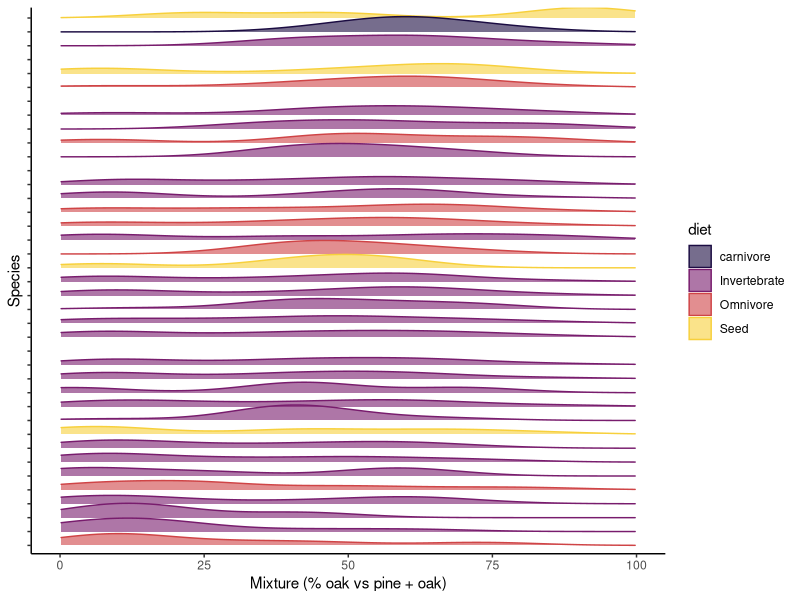
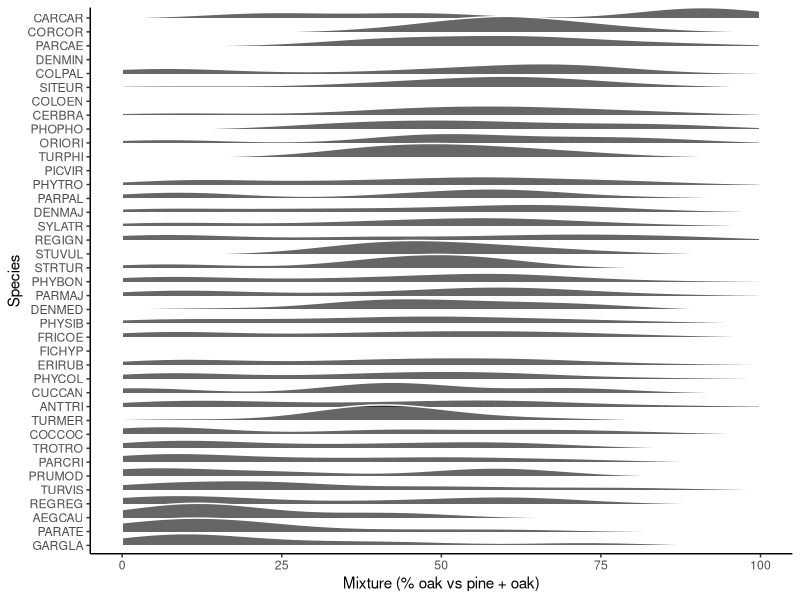
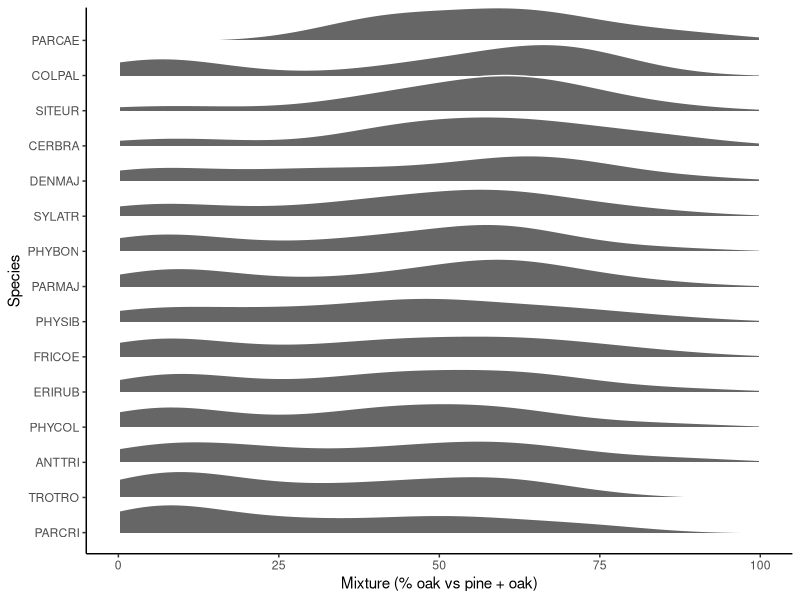
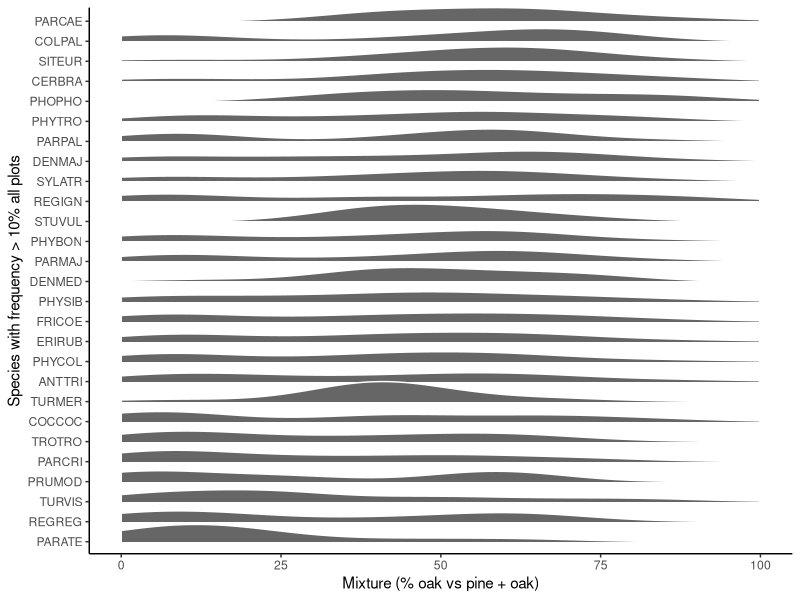
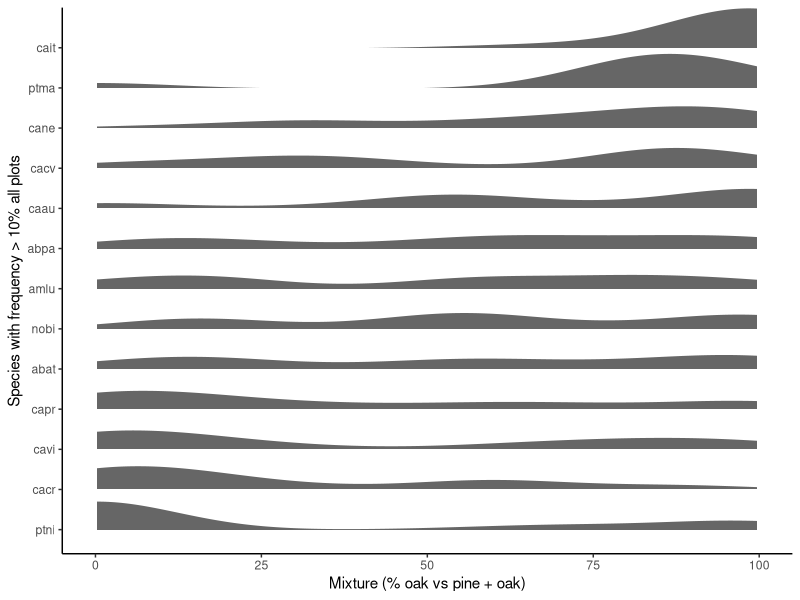
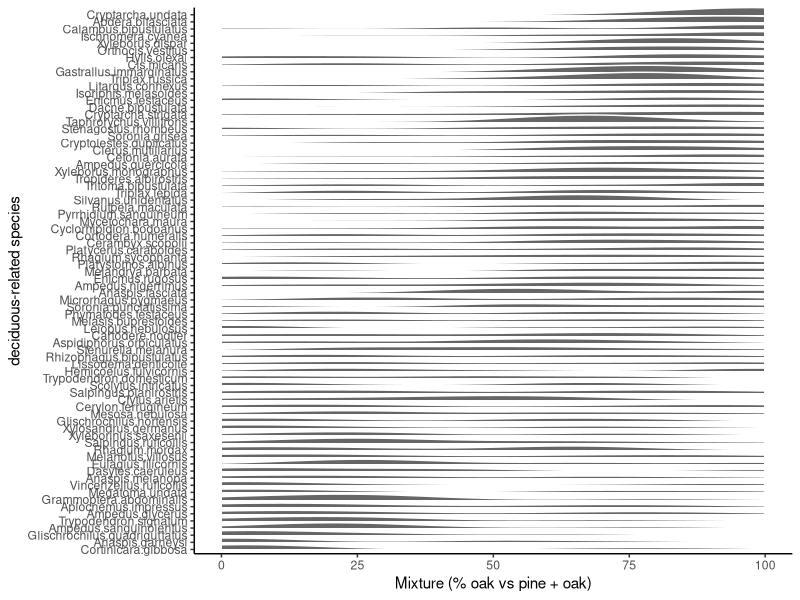
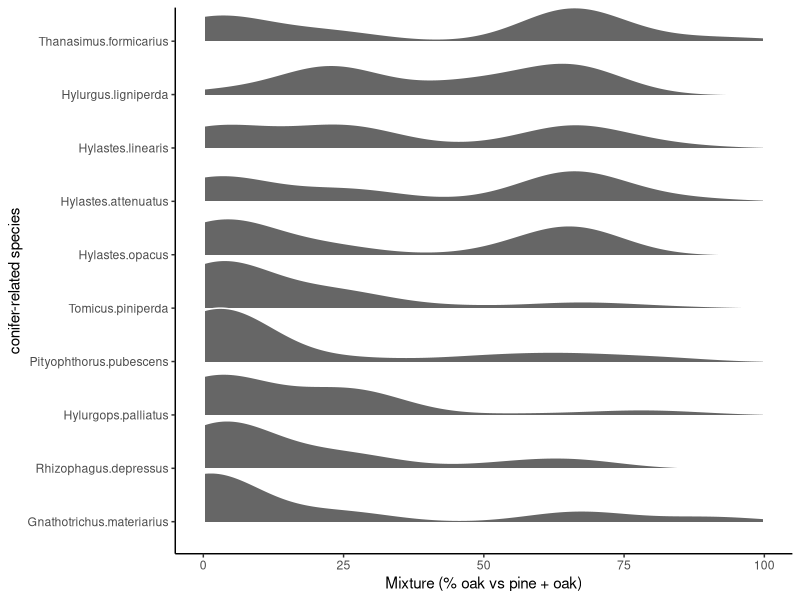
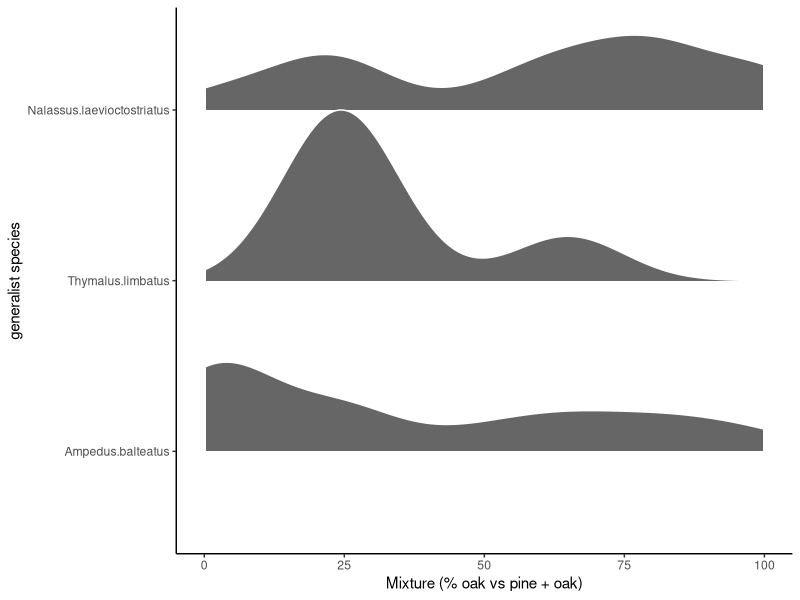

The R script that drew these images, in order:
#------------------------------------------------------------------------#
## Compute density curves for species counts along the mixture gradient ##
# author : J-Y Barnagaud (jean-yves.barnagaud@ephe.psl.eu)
# This script computes probability density curves on species' counts per 
# sites along the mixture gradient
#------------------------------------------------------------------------#

library(tidyverse)
library(ggplot2)
library(ggridges)
library(viridis)

## birds -----------------------------------------------------------------------

# get data

ois <- read.csv2("data/Rel_Env_Sp_Bird_2026.csv")
ois.traits <- read.csv2("data/Sp_Traits_Bird_2026.csv")

# reframe to long

ois1 <- ois[,-c(2:7,47,48)]
rownames(ois1) <- ois$point
ois1.long=pivot_longer(ois1,cols=2:ncol(ois1),names_to="species",values_to="count")
mixture <- ois[,c("point","MEL_point")]

# subset trait matrix

ois.tr <- ois.traits[,c("Espece","Taxonomy.English.Name..BirdLife...IOC...Clements.AviList.","Primary.Diet")]
colnames(ois.tr) <- c("species","name","diet")

# merge with covariates

ois2 <- merge(ois1.long,mixture,by="point")
ois3 <- uncount(ois2,weights=count)
ois4 <- merge(ois3,ois.tr,by = "species", all.x = T, all.y = F)

# do the ridge plot with color scale ~ diet

ridg1 <- ois4 %>%
  mutate(species = fct_reorder(species, MEL_point)) %>%
  ggplot(aes(x = MEL_point, y = species,fill=diet, colour=diet)) + 
  geom_density_ridges(scale=1, alpha=0.6)+
  scale_colour_manual(values=c(inferno(10)[2],inferno(10)[4],inferno(10)[6],inferno(10)[9]), labels = c("carnivore","Invertebrate","Omnivore","Seed"))+
  scale_fill_manual(values=c(inferno(10)[2],inferno(10)[4],inferno(10)[6],inferno(10)[9]), labels = c("carnivore","Invertebrate","Omnivore","Seed"))+
  theme_classic()+
  xlim(0,100)+
  labs(x="Mixture (% oak vs pine + oak)",y="Species")+
  scale_y_discrete(labels = NULL)

ridg1

# same ridge plot with no color scale (might be more readable)

ridg2 <- ois4 %>%
  mutate(species = fct_reorder(species, MEL_point)) %>%
  ggplot(aes(x = MEL_point, y = species)) + 
  geom_density_ridges(scale=1, alpha=0.6,fill="black", colour="white")+
  theme_classic()+
  xlim(0,100)+
  labs(x="Mixture (% oak vs pine + oak)",y="Species")

ridg2

ggsave("outputs/birds-ridge-plot-all-species.png", width = 7, height = 15)

# same ridge plot, restrict to the 15 most common species

ois.b <- ois[,-c(1:7,47,48)]
freq.tot <- apply(ois.b,2,sum)
freq.tot.s <- rev(sort(freq.tot))
sp.com10 <- names(freq.tot.s[1:15])
ois4.com10 <- subset(ois4,species %in% sp.com10)

ridg3 <- ois4.com10 %>%
  mutate(species = fct_reorder(species, MEL_point)) %>%
  ggplot(aes(x = MEL_point, y = species)) + 
  geom_density_ridges(scale=1, alpha=0.6,fill="black", colour="white")+
  theme_classic()+
  xlim(0,100)+
  labs(x="Mixture (% oak vs pine + oak)",y="Species")

ridg3

ggsave("outputs/birds-ridge-plot-15-most-common-species.png", width = 7, height = 15)

# same ridge plot, restrict to species with >= 10% regional occurrence

freq <- apply(ois.b,2,function(x){sum(x>0)})
freq.rel <- freq/nrow(ois.b)
sp.frq10 <- names(which(freq.rel>=0.1))

ois4.frq10 <- subset(ois4,species %in% sp.frq10)

ridg4 <- ois4.frq10 %>%
  mutate(species = fct_reorder(species, MEL_point)) %>%
  ggplot(aes(x = MEL_point, y = species)) + 
  geom_density_ridges(scale=1, alpha=0.6,fill="black", colour="white")+
  theme_classic()+
  xlim(0,100)+
  labs(x="Mixture (% oak vs pine + oak)",y="Species with frequency > 10% all plots")

ridg4

ggsave("outputs/birds-ridge-plot-common-species.png", width = 7, height = 15)

## carabids---------------------------------------------------------------------

# data

carab <- read.csv2("data/Sp_Carab_2026_selec.csv")
env.carab <- read.csv2("data/Rel_Env_Carab_2026.csv",dec=".")

# clean matrix

colnames(carab) <- tolower(colnames(carab))

# reshape

carab.long <- pivot_longer(carab,cols=2:ncol(carab),names_to="species",values_to="count")

# add mixture level

env.carab1 <- env.carab[,c("plot_Ptrap","MEL_cercle")]
colnames(env.carab1) <- c("piege","MEL_piege")

carab2 <- merge(carab.long,env.carab1,by="piege")
carab3 <- uncount(carab2,weights=count)

# do the ridge plot

ridg.carab <- carab3 %>%
  mutate(species = fct_reorder(species, MEL_piege)) %>%
  ggplot(aes(x = MEL_piege, y = species)) + 
  geom_density_ridges(scale=1, alpha=0.6,fill="black", colour="white")+
  theme_classic()+
  xlim(0,100)+
  labs(x="Mixture (% oak vs pine + oak)",y="Species with frequency > 10% all plots")

ridg.carab

ggsave("outputs/carabid-ridge-plot-common-species.png", width = 7, height = 15)

## saproxylic stuff-------------------------------------------------------------

sapro <- read.csv2("data/tabplotsp_colsxselec.csv")
keep.sp <- read.csv2("data/guildsp_colsxselec.csv")
env.sapro <- read.csv2("data/Rel_Env_Saprox_2026.csv", dec = ".")

# keep only some species defined by C. Bouget

colkeep <- c("plot",keep.sp$species)
sapro1 <- sapro[,colkeep]

# reshape

sapro.long <- pivot_longer(sapro1,cols=2:ncol(sapro1),names_to="species",values_to="count")

# add mixture level

env.sapro1 <- env.sapro[,c("plot","mel1.8ha")]
sapro2 <- merge(sapro.long,env.sapro1,by="plot")
sapro3 <- uncount(sapro2,weights=count)

# add guilds to split the ridge plot

sapro4 <- merge(sapro3,keep.sp,by = "species", all = F)

decid.sapro4 <- subset(sapro4,guild == "decid")
gene.sapro4 <- subset(sapro4,guild == "generalist")
coni.sapro4 <- subset(sapro4,guild == "conif")

# do the ridge plots per guild

# do the ridge plot

ridg.decid.sapro <- decid.sapro4 %>%
  mutate(species = fct_reorder(species, mel1.8ha)) %>%
  ggplot(aes(x = mel1.8ha, y = species)) + 
  geom_density_ridges(scale=1, alpha=0.6,fill="black", colour="white")+
  theme_classic()+
  xlim(0,100)+
  labs(x="Mixture (% oak vs pine + oak)",y="deciduous-related species")

ridg.decid.sapro

ggsave("outputs/saprox-deciduous-species-ridge-plot.png", width = 7, height = 15)

ridg.coni.sapro <- coni.sapro4 %>%
  mutate(species = fct_reorder(species, mel1.8ha)) %>%
  ggplot(aes(x = mel1.8ha, y = species)) + 
  geom_density_ridges(scale=1, alpha=0.6,fill="black", colour="white")+
  theme_classic()+
  xlim(0,100)+
  labs(x="Mixture (% oak vs pine + oak)",y="conifer-related species")

ridg.coni.sapro

ggsave("outputs/saprox-conifer-species-ridge-plot.png", width = 7, height = 15)

ridg.gene.sapro <- gene.sapro4 %>%
  mutate(species = fct_reorder(species, mel1.8ha)) %>%
  ggplot(aes(x = mel1.8ha, y = species)) + 
  geom_density_ridges(scale=1, alpha=0.6,fill="black", colour="white")+
  theme_classic()+
  xlim(0,100)+
  labs(x="Mixture (% oak vs pine + oak)",y="generalist species")

ridg.gene.sapro

ggsave("outputs/saprox-generalist-species-ridge-plot.png", width = 7, height = 15)
